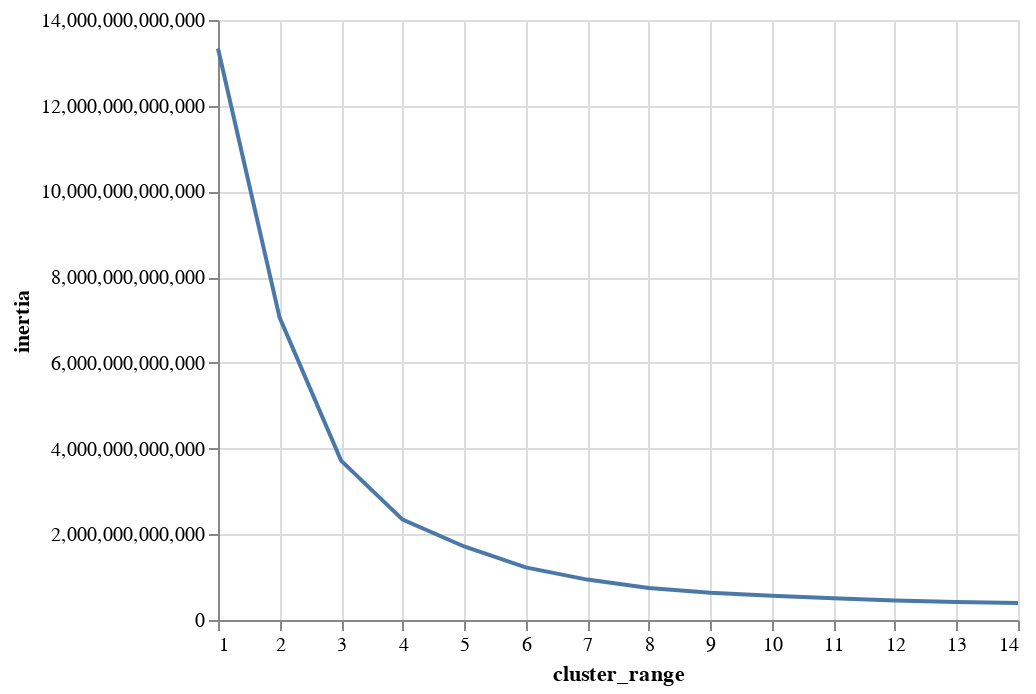

Notebook cell for this chart:
### Code cell
#10
#  use mark_line() and encode() from the altair package to plot the Elbow graph with 'cluster_range' as the x-axis and 'inertia' as the y-axis:
alt.Chart(clusters).mark_line().encode(alt.X('cluster_range'), alt.Y('inertia'))

### Figure 1 — Vega-Lite specification as saved in the notebook (floating-point values rounded to 4 significant figures)
{"config": {"view": {"continuousWidth": 400, "continuousHeight": 300}}, "data": {"name": "data-cdf8fc80b57259773318e7a4a26900ff"}, "mark": "line", "encoding": {"x": {"type": "quantitative", "field": "cluster_range"}, "y": {"type": "quantitative", "field": "inertia"}}, "$schema": "https://vega.github.io/schema/vega-lite/v4.8.1.json", "datasets": {"data-cdf8fc80b57259773318e7a4a26900ff": [{"cluster_range": 1, "inertia": 13340000000000.0}, {"cluster_range": 2, "inertia": 7062000000000.0}, {"cluster_range": 3, "inertia": 3719000000000.0}, {"cluster_range": 4, "inertia": 2342000000000.0}, {"cluster_range": 5, "inertia": 1715000000000.0}, {"cluster_range": 6, "inertia": 1227000000000.0}, {"cluster_range": 7, "inertia": 942600000000.0}, {"cluster_range": 8, "inertia": 748800000000.0}, {"cluster_range": 9, "inertia": 634700000000.0}, {"cluster_range": 10, "inertia": 563800000000.0}, {"cluster_range": 11, "inertia": 510100000000.0}, {"cluster_range": 12, "inertia": 457500000000.0}, {"cluster_range": 13, "inertia": 420500000000.0}, {"cluster_range": 14, "inertia": 393800000000.0}]}}
